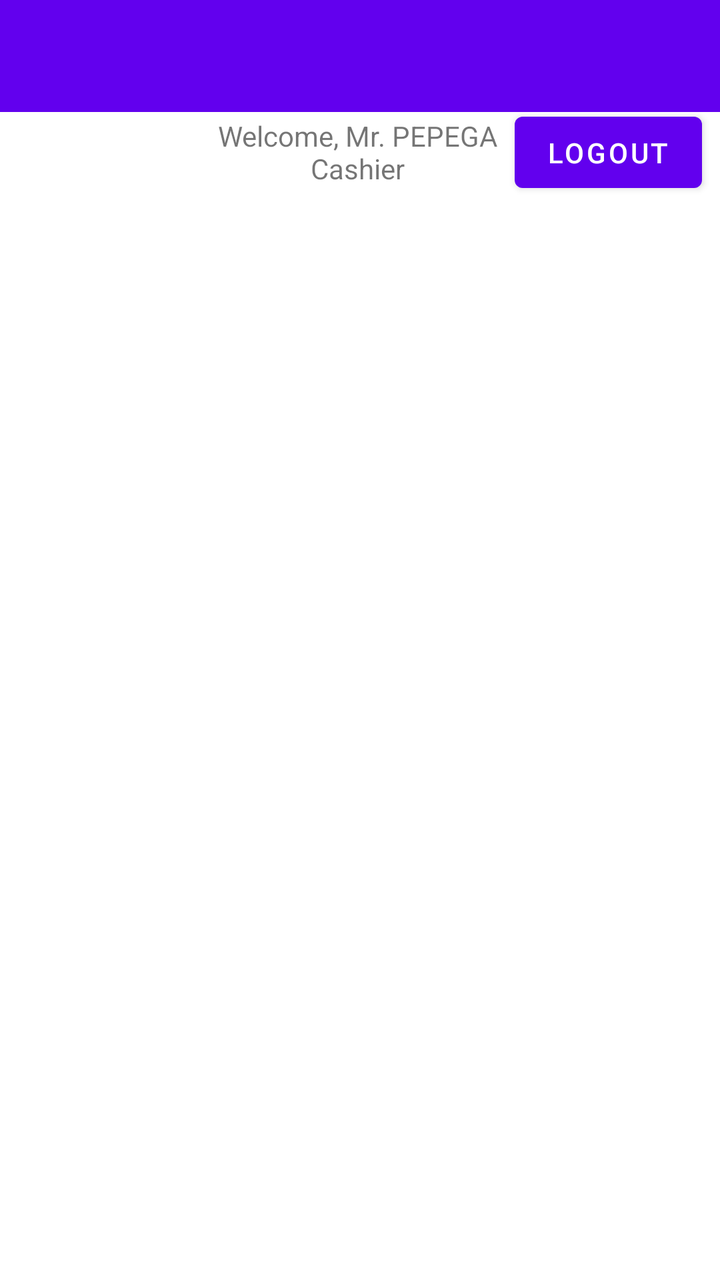
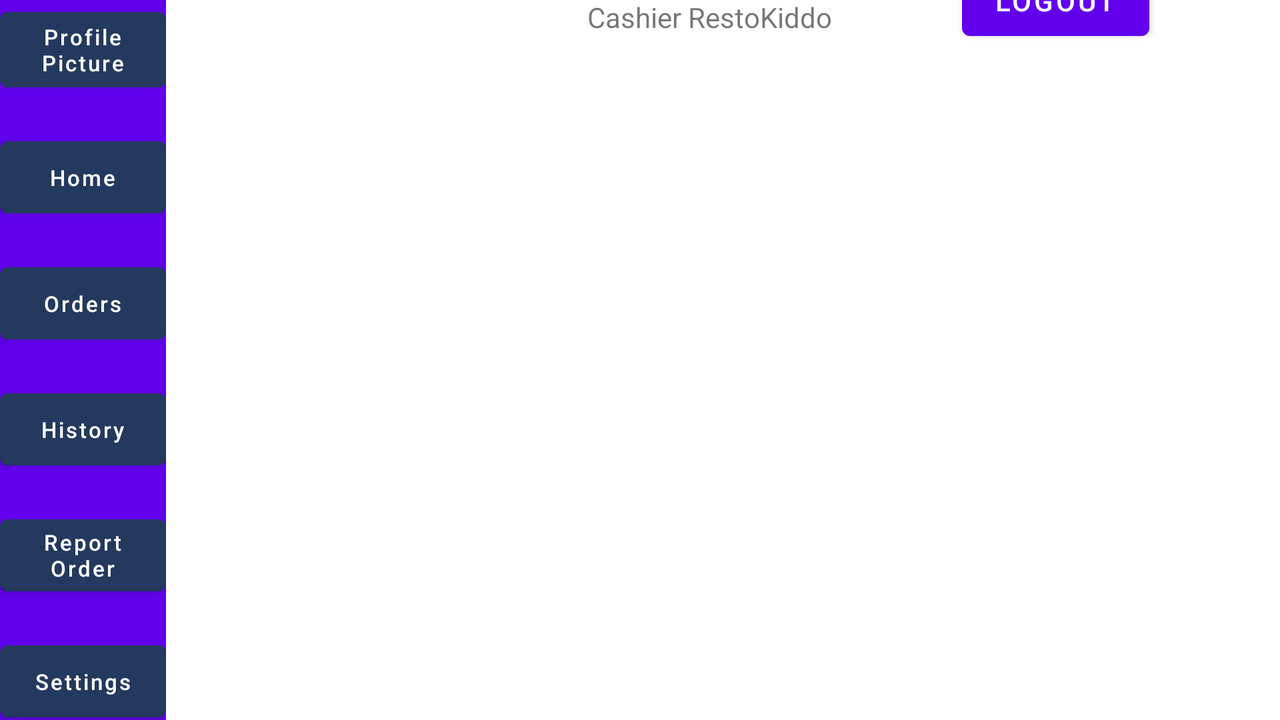

The same Android screen from two of the app's own layout files: first res/layout/ as a phone draws it, then the repository's variant for another configuration, drawn on a device whose configuration selects that folder. Both files follow.
<!-- AndroidManifest.xml: application theme Theme.MyPler -->
<!-- res/layout/activity_main.xml -->
<?xml version="1.0" encoding="utf-8"?>
<androidx.drawerlayout.widget.DrawerLayout xmlns:android="http://schemas.android.com/apk/res/android"
    xmlns:app="http://schemas.android.com/apk/res-auto"
    android:id="@+id/drawer_layout"
    xmlns:tools="http://schemas.android.com/tools"
    android:layout_width="match_parent"
    android:layout_height="match_parent"
    tools:context=".Activity.MainActivity">


    <LinearLayout
        android:layout_width="match_parent"
        android:layout_height="match_parent"
        android:orientation="vertical">

        <LinearLayout
            android:id="@+id/container_toolbar"
            android:layout_width="match_parent"
            android:layout_height="wrap_content"
            android:orientation="vertical">

            <include
                android:id="@+id/toolbar"
                layout="@layout/toolbar" />
        </LinearLayout>

        <androidx.constraintlayout.widget.ConstraintLayout
            android:layout_width="match_parent"
            android:layout_height="wrap_content">

            <ImageView
                android:id="@+id/MA_gambarRestoran"
                app:layout_constraintStart_toStartOf="parent"
                app:layout_constraintTop_toTopOf="parent"
                android:layout_margin="20dp"
                android:layout_width="80dp"
                android:layout_height="wrap_content"
                android:src="@drawable/ic_launcher_background"
                android:scaleType="centerInside"/>

            <TextView
                android:id="@+id/MA_txtViewWelcome"
                android:layout_width="wrap_content"
                android:layout_height="wrap_content"
                android:textAlignment="center"
                app:layout_constraintStart_toEndOf="@id/MA_gambarRestoran"
                app:layout_constraintTop_toTopOf="@id/MA_gambarRestoran"
                app:layout_constraintBottom_toBottomOf="@id/MA_gambarRestoran"
                app:layout_constraintEnd_toStartOf="@id/MA_buttonLogout"
                android:text="Welcome, Mr. PEPEGA\nCashier" />

                <Button
                    android:id="@+id/MA_buttonLogout"
                    android:layout_width="wrap_content"
                    android:layout_height="wrap_content"
                    android:text="Logout"
                    app:layout_constraintEnd_toEndOf="parent"
                    app:layout_constraintStart_toEndOf="@id/MA_txtViewWelcome"
                    app:layout_constraintTop_toTopOf="@id/MA_gambarRestoran"
                    app:layout_constraintBottom_toBottomOf="@id/MA_gambarRestoran"/>

        </androidx.constraintlayout.widget.ConstraintLayout>

        <FrameLayout
            android:id="@+id/content_frame"
            android:layout_width="match_parent"
            android:layout_height="match_parent" />

    </LinearLayout>

    <ListView
        android:id="@+id/left_drawer"
        android:layout_width="240dp"
        android:layout_height="match_parent"
        android:layout_gravity="start"
        android:background="#FFFFFF"
        android:choiceMode="singleChoice"
        android:divider="@android:color/darker_gray"
        android:dividerHeight="1dp" />

</androidx.drawerlayout.widget.DrawerLayout>
<!-- res/layout/toolbar.xml (included above) -->
<?xml version="1.0" encoding="utf-8"?>
<androidx.appcompat.widget.Toolbar
    xmlns:android="http://schemas.android.com/apk/res/android"
    xmlns:local="http://schemas.android.com/apk/res-auto"
    android:id="@+id/toolbar"
    android:layout_width="match_parent"
    android:layout_height="wrap_content"
    android:background="?attr/colorPrimary"
    android:minHeight="?attr/actionBarSize"
    android:theme="@style/ToolbarTheme" />
<!-- resources referenced by this layout -->
<resources>
  <style name="ToolbarTheme" parent="@style/ThemeOverlay.AppCompat.Dark.ActionBar">
          
          <item name="android:textColorPrimary">@android:color/holo_blue_light</item>
          
          <item name="actionMenuTextColor">@android:color/holo_green_light</item>
      </style>
  <style name="Theme.MyPler" parent="Theme.MaterialComponents.DayNight.NoActionBar">
          
          <item name="colorPrimary">@color/purple_500</item>
          <item name="colorPrimaryVariant">@color/purple_700</item>
          <item name="colorOnPrimary">@color/white</item>
          
          <item name="colorSecondary">@color/teal_200</item>
          <item name="colorSecondaryVariant">@color/teal_700</item>
          <item name="colorOnSecondary">@color/black</item>
          
          <item name="android:statusBarColor">?attr/colorPrimaryVariant</item>
          
      </style>
</resources>
<!-- res/layout-land/activity_main.xml (the repository's variant of the layout above) -->
<!-- drawn on the phone turned sideways -->
<?xml version="1.0" encoding="utf-8"?>
<androidx.constraintlayout.widget.ConstraintLayout xmlns:android="http://schemas.android.com/apk/res/android"
    xmlns:app="http://schemas.android.com/apk/res-auto"
    xmlns:tools="http://schemas.android.com/tools"
    android:layout_width="match_parent"
    android:layout_height="match_parent"
    tools:context=".Activity.MainActivity">

    <com.google.android.material.appbar.AppBarLayout
        android:id="@+id/toolbarLayout"
        android:layout_width="0dp"
        android:layout_height="match_parent"
        app:layout_constraintStart_toStartOf="parent"
        app:layout_constraintTop_toTopOf="parent">

        <androidx.constraintlayout.widget.ConstraintLayout
            android:layout_width="83dp"
            android:layout_height="match_parent">

            <Button
                android:id="@+id/MA_txtViewProfilePicture"
                android:layout_width="match_parent"
                android:layout_height="wrap_content"
                android:padding="5dp"
                android:backgroundTint="#23395d"
                android:text="Profile Picture"
                android:textAlignment="center"
                android:textColor="#ffffff"
                android:textSize="11sp"
                android:textAllCaps="false"
                app:layout_constraintStart_toStartOf="parent"
                app:layout_constraintTop_toTopOf="parent" />

            <Button
                android:id="@+id/MA_txtViewMainPage"
                android:layout_width="match_parent"
                android:layout_height="wrap_content"
                android:layout_marginTop="15dp"
                android:backgroundTint="#23395d"
                android:text="Home"
                android:textAllCaps="false"
                android:textAlignment="center"
                android:textColor="#ffffff"
                android:textSize="11sp"
                app:layout_constraintStart_toStartOf="parent"
                app:layout_constraintTop_toBottomOf="@id/MA_txtViewProfilePicture" />

            <Button
                android:id="@+id/MA_txtViewActiveOrder"
                android:layout_width="match_parent"
                android:layout_height="wrap_content"
                android:layout_marginTop="15dp"
                android:backgroundTint="#23395d"
                android:text="Orders"
                android:textAllCaps="false"
                android:textAlignment="center"
                android:textColor="#ffffff"
                android:textSize="11sp"
                app:layout_constraintStart_toStartOf="parent"
                app:layout_constraintTop_toBottomOf="@id/MA_txtViewMainPage" />

            <Button
                android:id="@+id/MA_txtViewHistory"
                android:layout_width="match_parent"
                android:layout_height="wrap_content"
                android:layout_marginTop="15dp"
                android:backgroundTint="#23395d"
                android:text="History"
                android:textAllCaps="false"
                android:textAlignment="center"
                android:textColor="#ffffff"
                android:textSize="11sp"
                app:layout_constraintStart_toStartOf="parent"
                app:layout_constraintTop_toBottomOf="@id/MA_txtViewActiveOrder" />

            <Button
                android:id="@+id/MA_txtViewReportOrder"
                android:layout_width="match_parent"
                android:layout_height="wrap_content"
                android:layout_marginTop="15dp"
                android:backgroundTint="#23395d"
                android:text="Report Order"
                android:textAllCaps="false"
                android:textAlignment="center"
                android:textColor="#ffffff"
                android:textSize="11sp"
                app:layout_constraintStart_toStartOf="parent"
                app:layout_constraintTop_toBottomOf="@id/MA_txtViewHistory" />

            <Button
                android:id="@+id/MA_txtViewSettings"
                android:layout_width="match_parent"
                android:layout_height="wrap_content"
                android:layout_marginTop="15dp"
                android:backgroundTint="#23395d"
                android:text="Settings"
                android:textAllCaps="false"
                android:textAlignment="center"
                android:textColor="#ffffff"
                android:textSize="11sp"
                app:layout_constraintStart_toStartOf="parent"
                app:layout_constraintTop_toBottomOf="@id/MA_txtViewReportOrder" />

        </androidx.constraintlayout.widget.ConstraintLayout>

    </com.google.android.material.appbar.AppBarLayout>

    <ImageView
        android:id="@+id/MA_gambarRestoran"
        android:layout_width="80dp"
        android:layout_height="wrap_content"
        android:scaleType="centerInside"
        android:src="@drawable/ic_launcher_background"
        app:layout_constraintEnd_toStartOf="@+id/MA_txtViewWelcome"
        app:layout_constraintHorizontal_bias="0.5"
        app:layout_constraintStart_toEndOf="@+id/toolbarLayout"
        app:layout_constraintTop_toTopOf="parent"/>

    <TextView
        android:id="@+id/MA_txtViewWelcome"
        android:layout_width="wrap_content"
        android:layout_height="wrap_content"
        android:text="Welcome, Mr. Pines\nCashier RestoKiddo"
        android:textAlignment="center"
        app:layout_constraintEnd_toStartOf="@+id/MA_buttonLogout"
        app:layout_constraintHorizontal_bias="0.5"
        app:layout_constraintStart_toEndOf="@+id/MA_gambarRestoran"
        app:layout_constraintTop_toTopOf="@id/MA_gambarRestoran"
        app:layout_constraintBottom_toBottomOf="@id/MA_gambarRestoran"/>

    <Button
        android:id="@+id/MA_buttonLogout"
        android:layout_width="wrap_content"
        android:layout_height="wrap_content"
        android:text="Logout"
        app:layout_constraintEnd_toEndOf="parent"
        app:layout_constraintHorizontal_bias="0.5"
        app:layout_constraintStart_toEndOf="@+id/MA_txtViewWelcome"
        app:layout_constraintTop_toTopOf="@id/MA_gambarRestoran"
        app:layout_constraintBottom_toBottomOf="@id/MA_gambarRestoran"/>

    <FrameLayout
        android:id="@+id/MA_fragmentsMenu"
        android:layout_width="match_parent"
        android:layout_height="match_parent"
        android:layout_marginStart="90dp"
        android:layout_marginEnd="220dp"
        android:layout_marginTop="110dp"
        android:padding="10dp"
        app:layout_constraintTop_toBottomOf="@id/MA_gambarRestoran"
        app:layout_constraintStart_toEndOf="@id/toolbarLayout"/>

    <FrameLayout
        android:id="@+id/MA_fragmentsCheckout"
        android:layout_width="match_parent"
        android:layout_height="match_parent"
        android:layout_marginStart="525dp"
        android:layout_marginTop="110dp"
        android:padding="10dp"
        app:layout_constraintTop_toBottomOf="@id/MA_gambarRestoran"
        app:layout_constraintEnd_toEndOf="parent"
        app:layout_constraintStart_toEndOf="@id/MA_fragmentsMenu"/>

</androidx.constraintlayout.widget.ConstraintLayout>
<!-- resources referenced by the variant -->
<!-- as the phone turned sideways resolves them -->
<resources>
  <style name="Theme.MyPler" parent="Theme.MaterialComponents.DayNight.NoActionBar">
          
          <item name="colorPrimary">@color/purple_500</item>
          <item name="colorPrimaryVariant">@color/purple_700</item>
          <item name="colorOnPrimary">@color/white</item>
          
          <item name="colorSecondary">@color/teal_200</item>
          <item name="colorSecondaryVariant">@color/teal_700</item>
          <item name="colorOnSecondary">@color/black</item>
          
          <item name="android:statusBarColor">?attr/colorPrimaryVariant</item>
          
      </style>
</resources>
